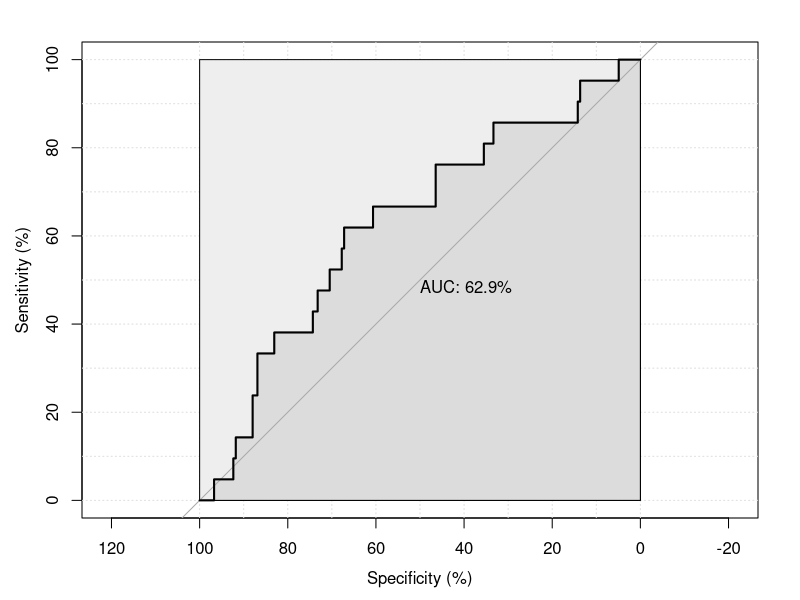
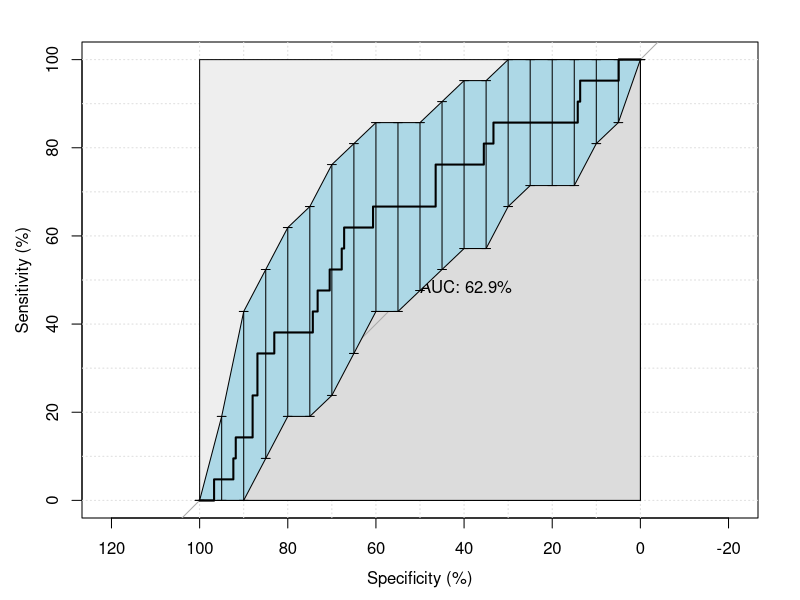
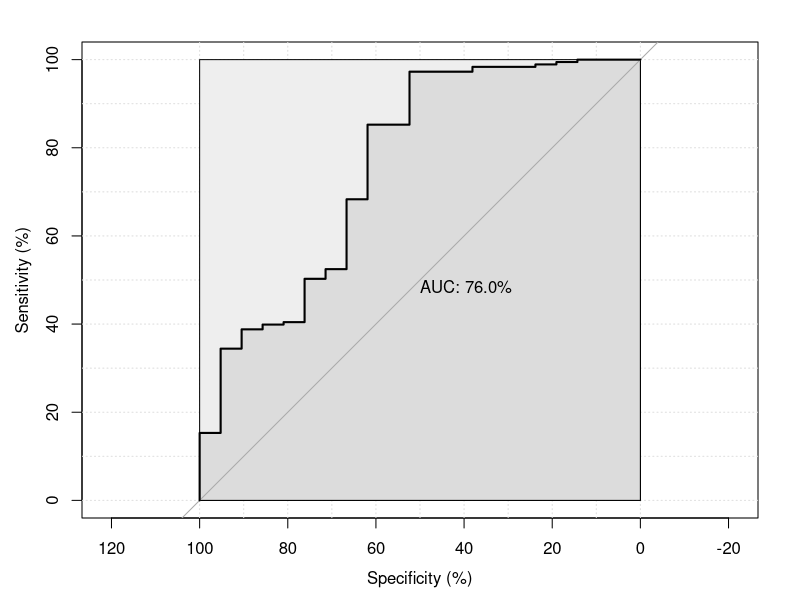
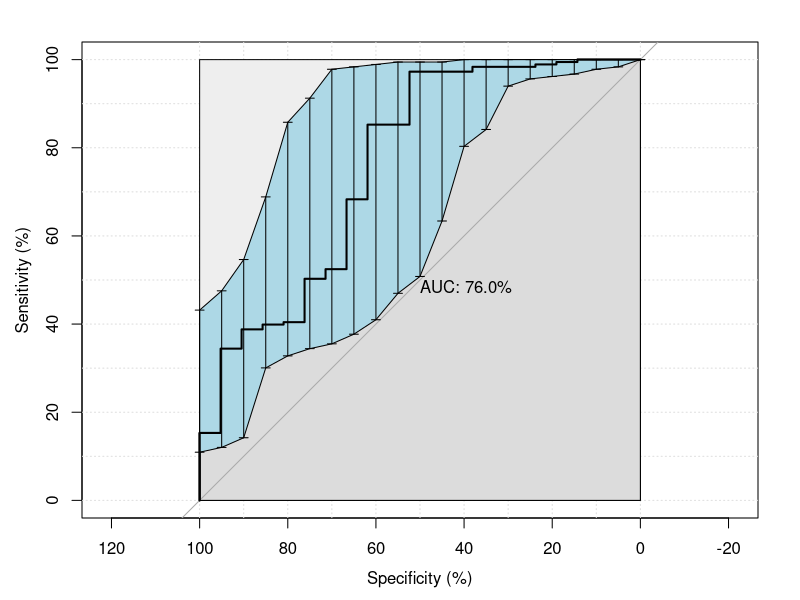
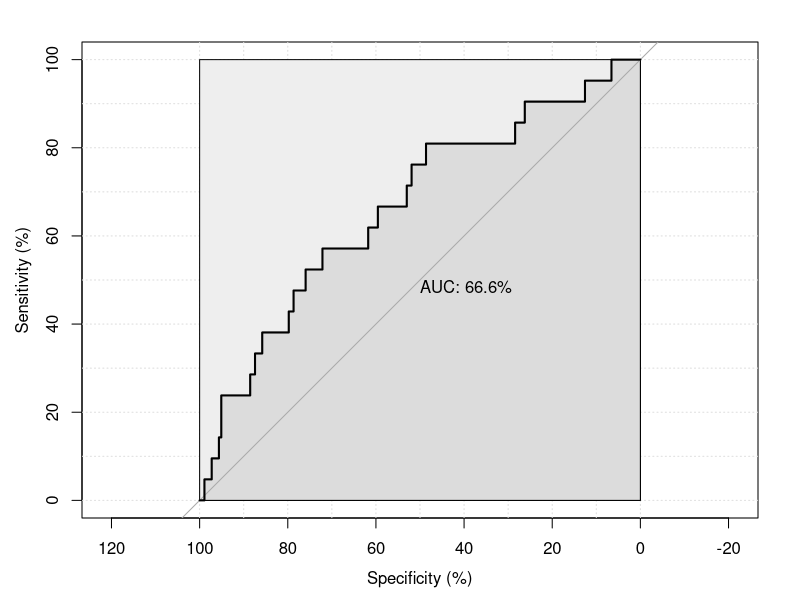
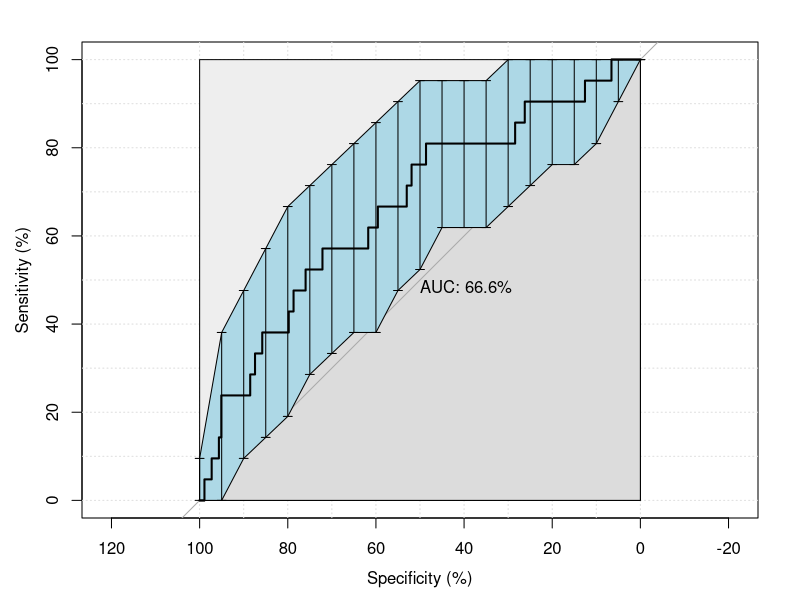
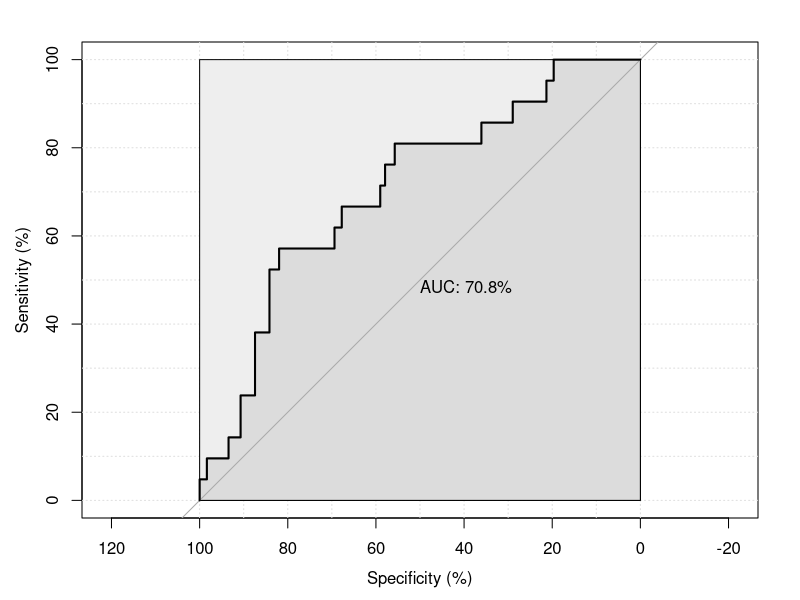
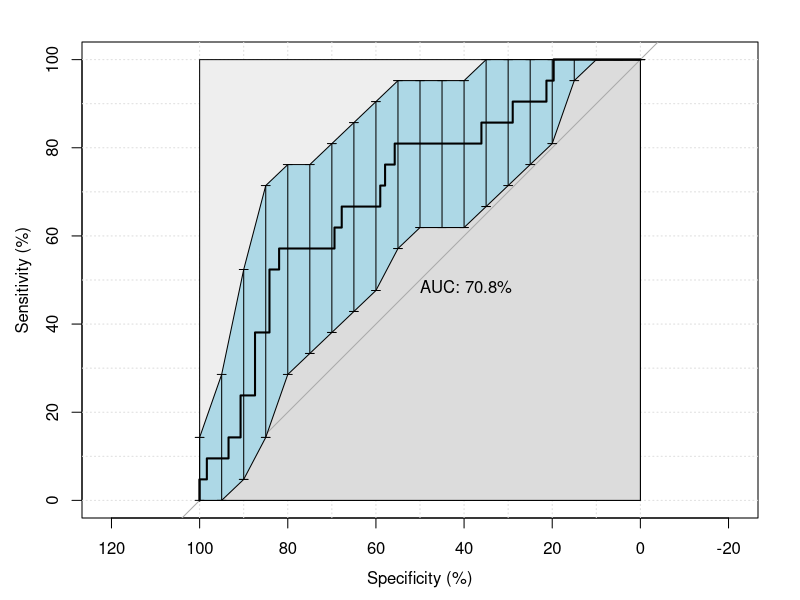

The R script that drew these images, in order:

library(pROC)
library(ggplot2)
#creating a function to plot roc with CI
roc_plot = function(label, pred){
  roc(label, pred)
  roc_plot_temp <- roc(label, pred, 
                         percent=TRUE,
                       # arguments for plot
                         plot=TRUE, auc.polygon=TRUE, max.auc.polygon=TRUE, grid=TRUE,
                         print.auc=TRUE, show.thres=TRUE)
  return(roc_plot_temp)
}


#Location with prediction files
getwd()
setwd('/Users/apple/Desktop/FINAL_FINAL/ROC')

#Predictions of custom_cnn
custom_cnn = read.csv('custom_cnn_predicted.csv')
custom_cnn = custom_cnn[-1]
#ROC
roc_plot(custom_cnn$X0, custom_cnn$X1)
sens.ci <- ci.se(roc_plot(custom_cnn$X0, custom_cnn$X1), specificities=seq(0, 100, 5))
plot(sens.ci, type="shape", col="lightblue")
plot(sens.ci, type="bars")

#Predictions of custom LSTM-CNN
custom_lstm_cnn = read.csv('custom_cnn_lstm_predicted.csv')
custom_lstm_cnn = custom_lstm_cnn[-1]
#ROC
roc_plot(custom_lstm_cnn$X0, custom_lstm_cnn$X2)
sens.ci <- ci.se(roc_plot(custom_lstm_cnn$X0, custom_lstm_cnn$X2), specificities=seq(0, 100, 5))
plot(sens.ci, type="shape", col="lightblue")
plot(sens.ci, type="bars")

#Predictions of VGG16 on MTF
vgg16_MTF = read.csv('roc_mtf_16_predicted.csv')
vgg16_MTF = vgg16_MTF[-1]
#ROC
roc_plot(vgg16_MTF$X0, vgg16_MTF$X1)
sens.ci <- ci.se(roc_plot(vgg16_MTF$X0, vgg16_MTF$X1), specificities=seq(0, 100, 5))
plot(sens.ci, type="shape", col="lightblue")
plot(sens.ci, type="bars")

#Predictions of VGG16 on RP
vgg16_RP = read.csv('roc_rp_16_predicted.csv')
vgg16_RP = vgg16_RP[-1]
#ROC
roc_plot(vgg16_RP$X0, vgg16_RP$X1)
sens.ci <- ci.se(roc_plot(vgg16_RP$X0, vgg16_RP$X1), specificities=seq(0, 100, 5))
plot(sens.ci, type="shape", col="lightblue")
plot(sens.ci, type="bars")


#Predictions of VGG19 on MTF
vgg19_MTF = read.csv('roc_mtf_19_predicted.csv')
vgg19_MTF = vgg19_MTF[-1]
#ROC
roc_plot(vgg19_MTF$X0, vgg19_MTF$X1)
sens.ci <- ci.se(roc_plot(vgg19_MTF$X0, vgg19_MTF$X1), specificities=seq(0, 100, 5))
plot(sens.ci, type="shape", col="lightblue")
plot(sens.ci, type="bars")


#Predictions of VGG16 on RP
vgg19_RP = read.csv('roc_rp_19_predicted.csv')
vgg19_RP = vgg19_RP[-1]
#ROC
roc_plot(vgg19_RP$X0, vgg19_RP$X1)
sens.ci <- ci.se(roc_plot(vgg19_RP$X0, vgg19_RP$X1), specificities=seq(0, 100, 5))
plot(sens.ci, type="shape", col="lightblue")
plot(sens.ci, type="bars")

#Plot of all AUC 
#Define ROC for all
custom_cnn_1 = roc(custom_cnn$X0, custom_cnn$X1)
custom_lstm_cnn_1 = roc(custom_lstm_cnn$X0, custom_lstm_cnn$X2)
vgg16_MTF_1 = roc(vgg16_MTF$X0, vgg16_MTF$X1)
vgg_16_RP_1 = roc(vgg16_RP$X0, vgg16_RP$X1)
vgg_19_MTF_1 = roc(vgg19_MTF$X0, vgg19_MTF$X1)
vgg_19_RP_1 = roc(vgg19_RP$X0, vgg19_RP$X1)
# Multiple curves:
g2 <- ggroc(list(Custom_CNN_62.95 = custom_cnn_1, Custom_lstm_cnn_75.98 = custom_lstm_cnn_1, VGG16_MTF_66.61 = vgg16_MTF_1,
                 VGG16_RP_70.75 = vgg_16_RP_1, VGG19_MTF_70 = vgg_19_MTF_1, VGG19_RP_66.3 = vgg_19_RP_1))
g2 + ggtitle("Roc plot of all models") 



